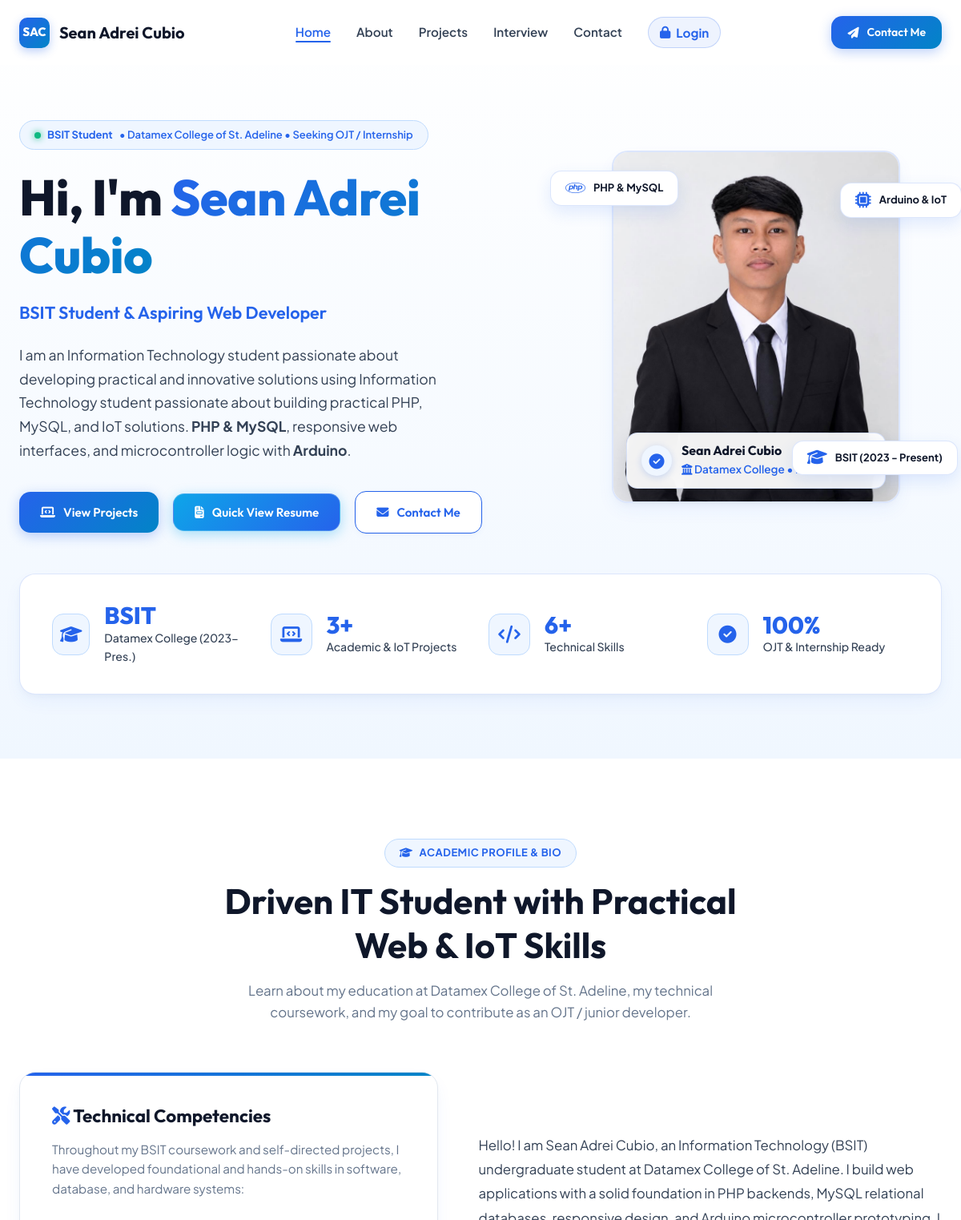
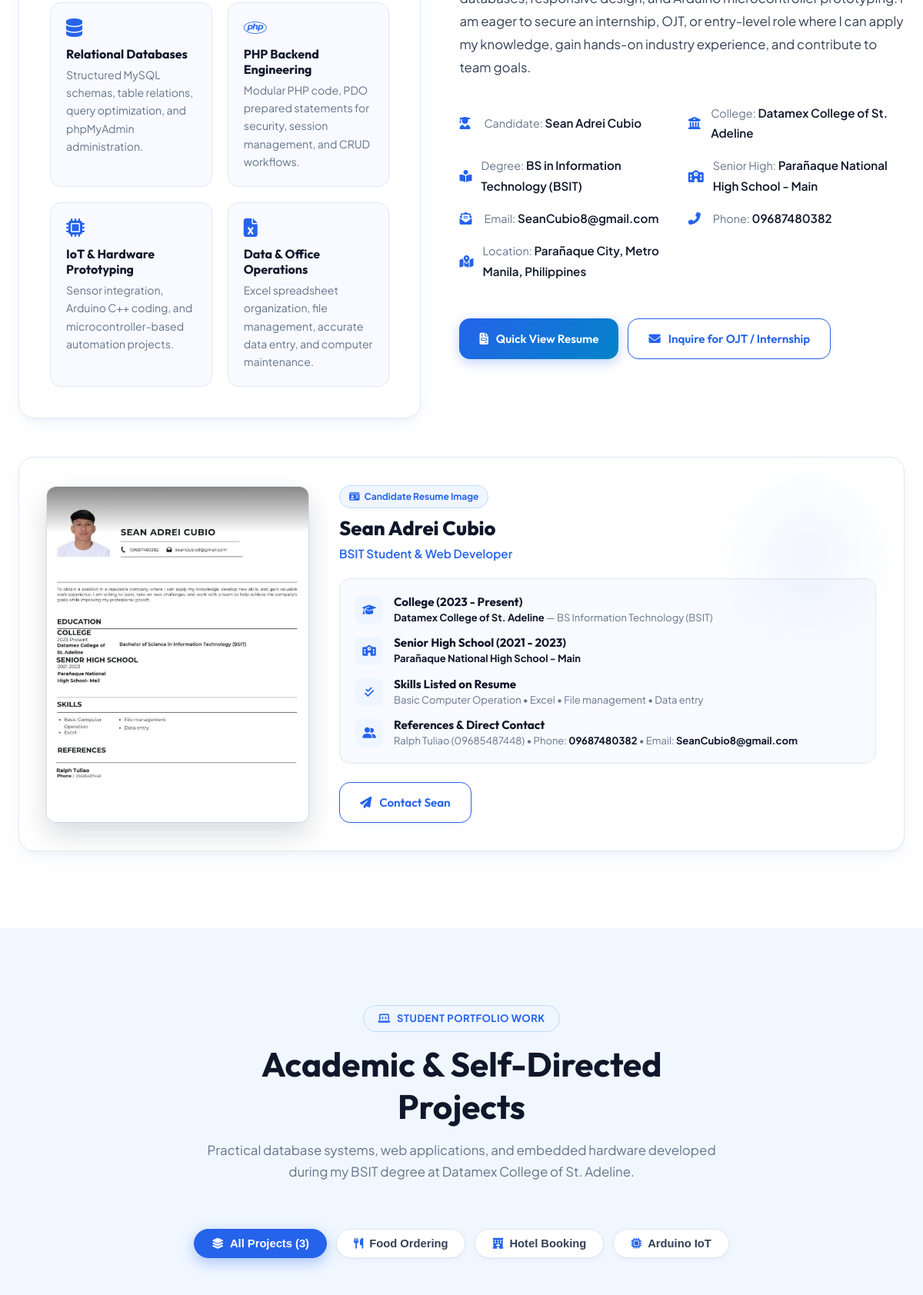
The page / (upper part) on the database its author committed (2 pictures, top to bottom).
### tables this page shows
CREATE TABLE IF NOT EXISTS `profile_info` (
  `id` INT AUTO_INCREMENT PRIMARY KEY,
  `full_name` VARCHAR(100) NOT NULL,
  `title` VARCHAR(150) NOT NULL,
  `tagline` VARCHAR(255) NOT NULL,
  `bio` TEXT NOT NULL,
  `email` VARCHAR(120) NOT NULL,
  `phone` VARCHAR(50) DEFAULT '+63 9126782183',
  `location` VARCHAR(100) DEFAULT 'Paranaque, Metro Manila Philippines',
  `experience_years` INT DEFAULT 3,
  `projects_completed` INT DEFAULT 15,
  `happy_clients` INT DEFAULT 10,
  `github_url` VARCHAR(255) DEFAULT 'https://github.com',
  `linkedin_url` VARCHAR(255) DEFAULT 'https://linkedin.com',
  `facebook_url` VARCHAR(255) DEFAULT 'https://facebook.com',
  `resume_file` VARCHAR(255) DEFAULT '#',
  `updated_at` TIMESTAMP DEFAULT CURRENT_TIMESTAMP ON UPDATE CURRENT_TIMESTAMP
);

### index.php (the view, shortened to what the rows shown need)
<?php
require_once __DIR__ . '/db.php';
$profile  = getProfileData($pdo);
$resume   = getResumeData();
?>
<!DOCTYPE html>
<html lang="en">
<head>
    <link rel="stylesheet" href="https://cdnjs.cloudflare.com/ajax/libs/font-awesome/6.4.0/css/all.min.css">
    <link rel="stylesheet" href="assets/css/style.css?v=<?php echo time(); ?>">
</head>
<body>
    <header class="navbar" id="navbar">
        <div class="container nav-container">
            <a href="#home" class="logo">
                <div class="logo-badge">SAC</div>
                <span><?php echo htmlspecialchars($profile['full_name']); ?></span>
            </a>
        </div>
    </header>
    <section class="hero" id="home">
        <div class="container">
            <div class="hero-grid">
                <div class="hero-content">
                    <div class="hero-status-pill">
                        <span class="pulse-dot"></span> <strong>BSIT Student</strong> &bull; Datamex College of St. Adeline &bull; Seeking OJT / Internship
                    </div>
                    <h1 class="hero-title">
                        Hi, I'm <span class="highlight"><?php echo htmlspecialchars($profile['full_name']); ?></span>
                    </h1>
                    <div class="hero-subtitle">
                        <?php echo htmlspecialchars($profile['title']); ?>
                    </div>
                    <p class="hero-description">I am an Information Technology student passionate about developing practical and innovative solutions using
                        <?php echo htmlspecialchars($profile['tagline']); ?> <strong>PHP &amp; MySQL</strong>, responsive web interfaces, and microcontroller logic with <strong>Arduino</strong>.
                    </p>
                    <div class="hero-cta">
                        <a href="#projects" class="btn btn-primary">
                        </a>
                        <button type="button" class="btn btn-accent resume-open-trigger" id="heroResumeBtn" onclick="openResumeModal();">
                        </button>
                        <a href="#contact" class="btn btn-secondary">
                        </a>
                    </div>
                </div>
                <div class="hero-visual">
                    <div class="avatar-wrapper">
                        <div class="avatar-overlay-card">
                            <div>
                                <h4><?php echo htmlspecialchars($profile['full_name']); ?></h4>
                                <p><i class="fas fa-university"></i> Datamex College &bull; BSIT</p>
                            </div>
                        </div>
                    </div>
                </div>
            </div>
        </div>
    </section>
    <section class="section" id="about">
        <div class="container">
            <div class="section-header">
                <h2 class="section-title">Driven IT Student with Practical Web &amp; IoT Skills</h2>
            </div>
            <div class="about-grid">
                <div class="about-details">
                    <p class="about-bio">
                        <?php echo nl2br(htmlspecialchars($profile['bio'])); ?>
                    </p>
                    <div class="info-list">
                        <div class="info-item">
                            <div>
                                <span class="label">Candidate:</span>
                                <span class="value"><?php echo htmlspecialchars($profile['full_name']); ?></span>
                            </div>
                        </div>
                        <div class="info-item">
                        </div>
                        <div class="info-item">
                        </div>
                        <div class="info-item">
                        </div>
                        <div class="info-item">
                            <div>
                                <span class="label">Email:</span>
                                <span class="value"><?php echo htmlspecialchars($profile['email']); ?></span>
                            </div>
                        </div>
                        <div class="info-item">
                            <div>
                                <span class="label">Phone:</span>
                                <span class="value"><?php echo htmlspecialchars($profile['phone']); ?></span>
                            </div>
                        </div>
                        <div class="info-item">
                            <div>
                                <span class="label">Location:</span>
                                <span class="value"><?php echo htmlspecialchars($profile['location']); ?></span>
                            </div>
                        </div>
                    </div>
                    <div style="margin-top: 28px; display: flex; gap: 12px; flex-wrap: wrap;">
                        <button type="button" class="btn btn-primary resume-open-trigger" id="aboutResumeBtn" onclick="openResumeModal();">
                        </button>
                        <a href="#contact" class="btn btn-secondary">
                        </a>
                    </div>
                </div>
            </div>
            <div class="resume-showcase-box" id="resumeSection">
                <div class="resume-showcase-grid">
                    <div class="resume-showcase-content">
                        <div class="resume-showcase-tag">
                            <i class="fas fa-id-card"></i> Candidate Resume Image
                        </div>
                        <h3 class="resume-showcase-title"><?php echo htmlspecialchars($resume['full_name']); ?></h3>
                        <p class="resume-showcase-subtitle"><?php echo htmlspecialchars($resume['title']); ?></p>
                        <div class="resume-summary-card">
                            <div class="summary-item">
                            </div>
                            <div class="summary-item">
                            </div>
                            <div class="summary-item">
                            </div>
                            <div class="summary-item">
                            </div>
                        </div>
                        <div class="resume-showcase-actions">
                            <a href="#contact" class="btn btn-secondary">
                            </a>
                        </div>
                    </div>
                </div>
            </div>
        </div>
    </section>
    <section class="section section-alt" id="projects">
        <div class="container">
            <div class="section-header">
                <h2 class="section-title">Academic &amp; Self-Directed Projects</h2>
            </div>
        </div>
    </section>
</body>
</html>

### rows shown on the page
profile_info: full_name "Sean Adrei Cubio", title "BSIT Student & Aspiring Web Developer", tagline "Information Technology student passionate about building practical PHP, MySQL, and IoT solutions.", bio "Hello! I am Sean Adrei Cubio, an Information Technology (BSIT) undergraduate student at Datamex College of St. Adeline. I build web applications with a solid foundation in PHP backends, MySQL relational databases, responsive design, and Arduino microcontroller prototyping. I am eager to secure an internship, OJT, or entry-level role where I can apply my knowledge, gain hands-on industry experience, and contribute to team goals.", email "SeanCubio8@gmail.com", phone "09687480382", location "Parañaque City, Metro Manila, Philippines"

### other values the page prints
$resume['title'] "BSIT Student & Web Developer"
